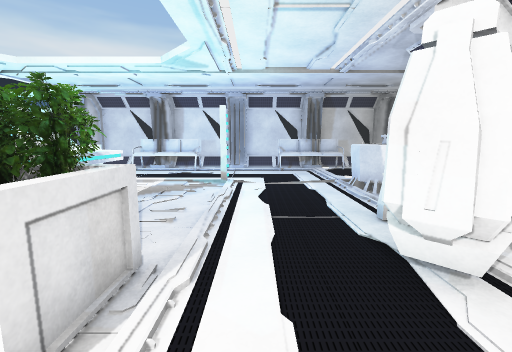
[1] (above)

17 first-person views from a walk through a scene from a Unity 3-D project. The camera is 1.5 m above the floor, tilts 8° down and sees 90° across. The floor is counted in squares, 1 m on a side. Each view is taken from the middle of a square. On the plan, view 1 faces up. The plan holds only what a view shows up to about 13 squares ahead; the rest is blank. The place goes on beyond the plan. The player character is not drawn. Door leaves are left out, so doorways stand open.

[2]
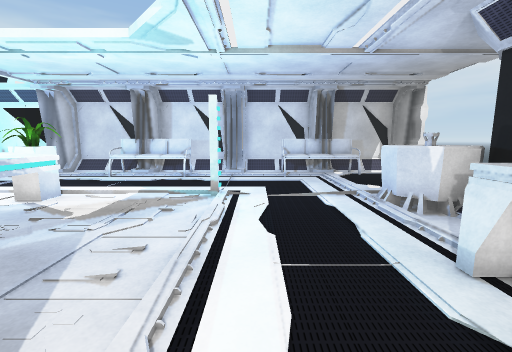

[3]
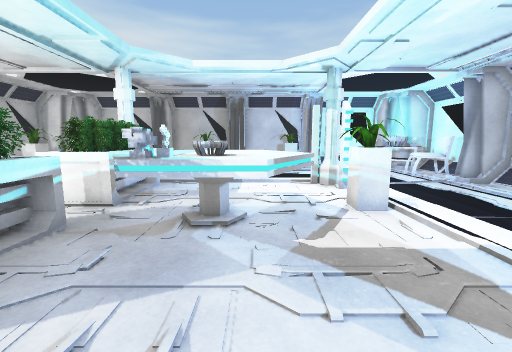

[4]
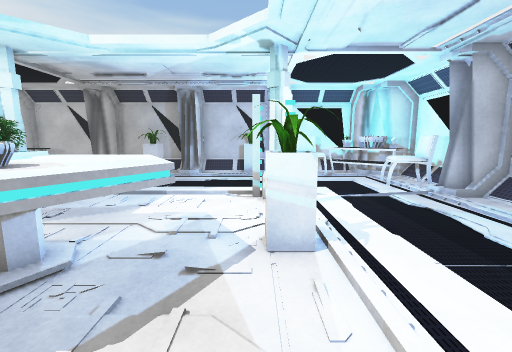

[5]
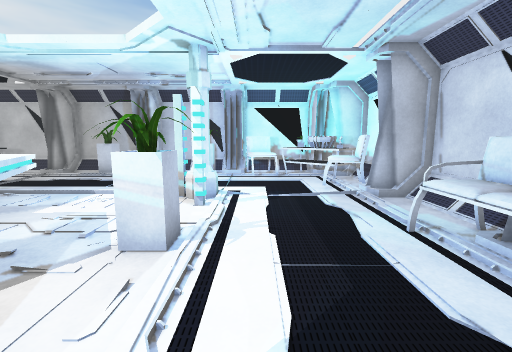

[6]
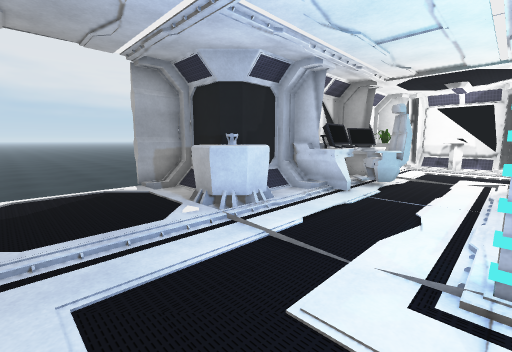

[7]
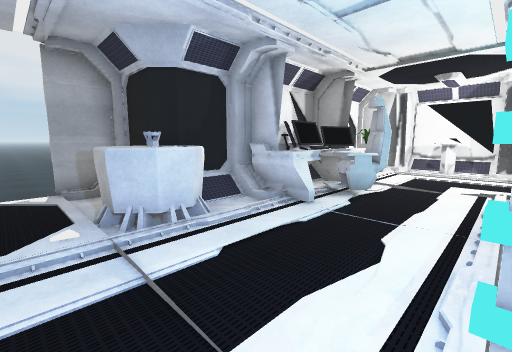

[8]
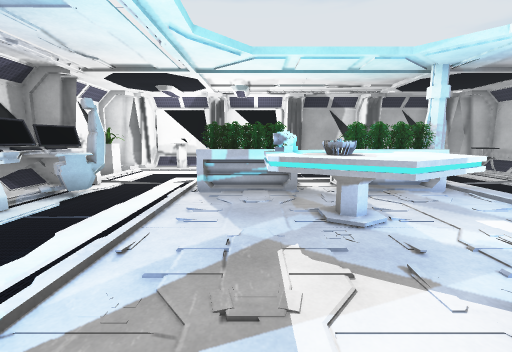

[9]
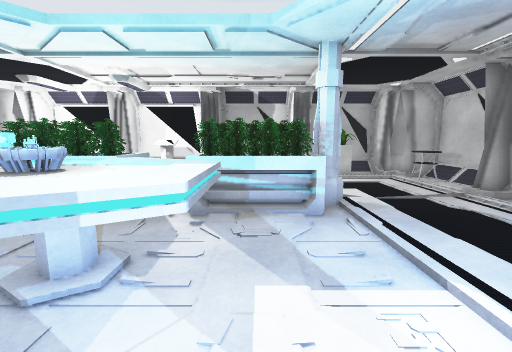

[10]
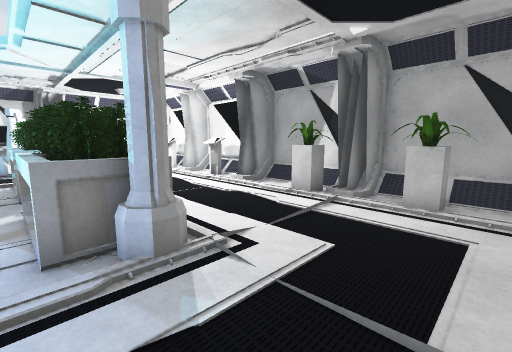

[11]
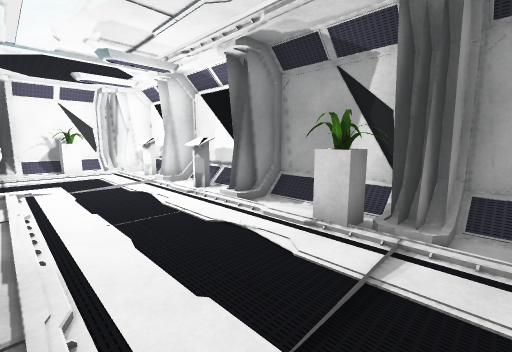

[12]
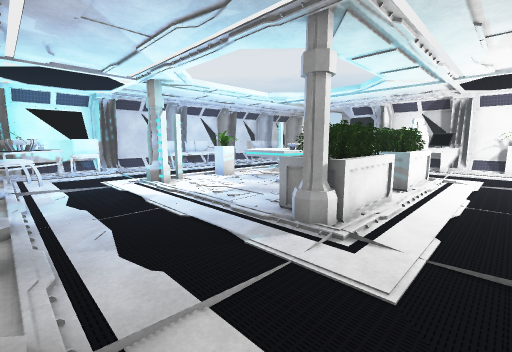

[13]
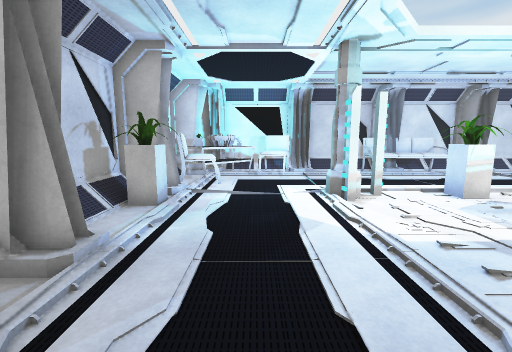

[14]
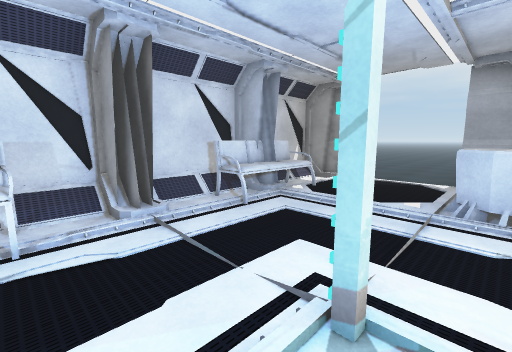

[15]
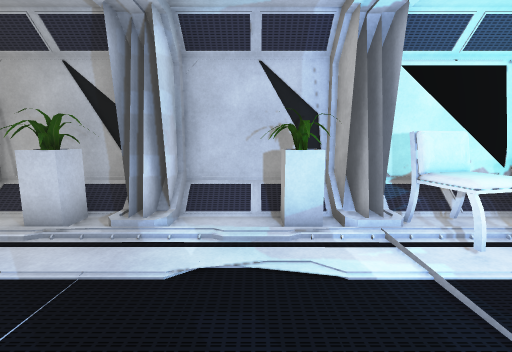

[16]
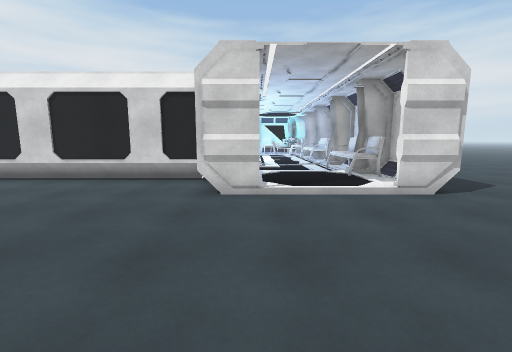

[17]
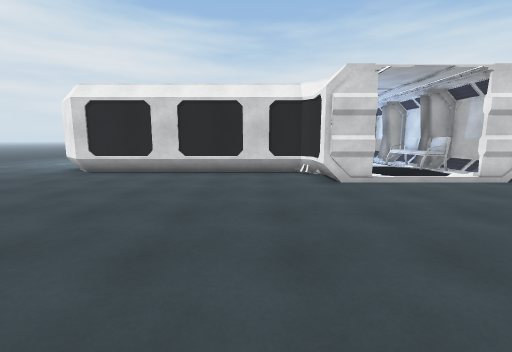

### Floor plan
Key: @ floor where view 1 was taken; # wall or solid block; . main floor; : floor 0.25 m higher than the main floor; / step, stairs or slope; D open door; = window, fence, low wall or low ledge; S sofa; P plant; R projector; T table; E desk; C chair; L column; N console; O other object.
Columns run from 15 left of view 1 to 16 right of it. Each row starts with its distance up from view 1.
 20                  ..
 19                  ...
 18                   ...
 17                    ...
 16                     ...
 15       ####  ###### ####.
 14  ##T###//S#SS/#//S#S//#...
 13  #RRCC#..SSSS...SSSS..D....
 12  TRR.C................D.........
 11  #CC..................D.........
 10  #CC..................D.........
  9 ###...L#......#....R..D.........
  8 #PP...#..P........RRR=#........
  7 #:........TT.......R##........
  6 #:.......TTTT......##.........
  5 ##.......TRRT.....E#.......... .
  4 #:.......TTT......EE..........
  3 #PP....OOOTOOO..OOEE..........
  2 #:....LLOO.OOOO..OEE..........
  1 ##....LOOO.OOO....E#.........
  0 #:.............@...#........
 -1 ##................P#......
 -2  TT................#.....
 -3  ##.P.#P..:.N.:.N.##....
 -4  ###########N###N###...
 -5                   ....
 -6                   ...
 -7                   ..

Positions as (right, up) in squares from view 1, and headings:
1: (0, 0), facing up
2: (0, 2), facing up
3: (0, 6), facing left
4: (-2, 8), facing left
5: (-2, 10), facing left
6: (-1, 12), facing down-right
7: (-1, 10), facing down-right
8: (-3, 10), facing down
9: (-7, 8), facing down
10: (-12, 3), facing down-right
11: (-10, 1), facing down-right
12: (-13, -1), facing up-right
13: (-11, 2), facing up
14: (-3, 8), facing up-right
15: (-9, 7), facing left
16: (14, 9), facing left
17: (16, 5), facing left
